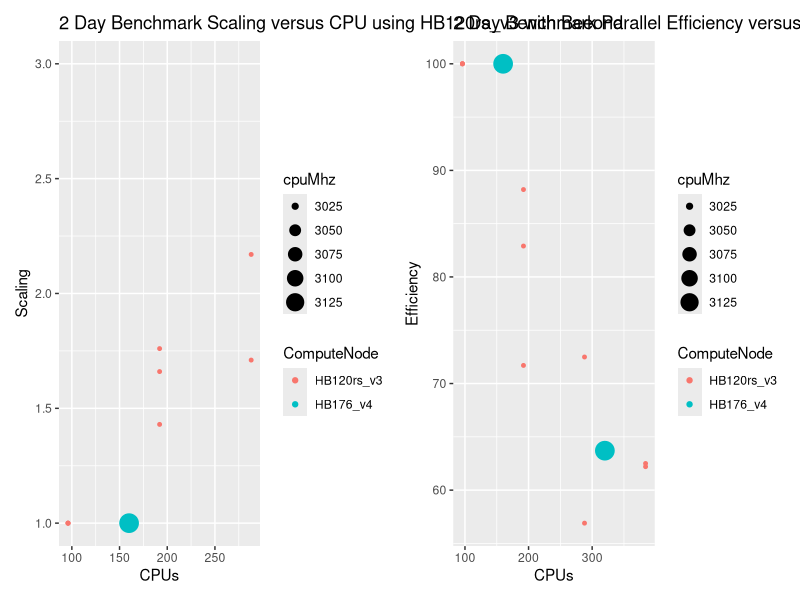

Reproduce this figure in R.
library(ggplot2)
library(patchwork) # To display 2 charts together

# Script author: Liz Adams
# Affiliation: UNC CMAS Center 
# example from http://monashbioinformaticsplatform.github.io/2015-11-30-intro-r/ggplot.html
# 2nd example from https://r-graph-gallery.com/line-chart-dual-Y-axis-ggplot2.html

curr_wd<-getwd()
setwd(curr_wd)
png(file = paste('hbv120_v54_beeond','_','Scaling','_','CPUs','.png',sep=''), width = 1024, height = 768, bg='white')
csv_data<- read.csv("../docs/user_guide_cyclecloud/qa/scaling_HBv120.v54.csv",sep="\t", skip =0, header = TRUE, comment.char = "",check.names = FALSE, quote="", )
print(csv_data)
bad_rows <-
    is.na(csv_data$CPUs) |
    is.na(csv_data$Scaling) |
    is.na(csv_data$Efficiency) |
    is.na(csv_data$MS_Opt_Pin)
p1 <- ggplot(csv_data[!bad_rows,], aes(y=Scaling, x=CPUs, color=ComputeNode, size=cpuMhz)) + xlim ( 96,288 ) + ylim ( 1,3 ) +
    geom_point() + ggtitle("2 Day Benchmark Scaling versus CPU using HB120rs_v3 with Beeond ")


p2 <- ggplot(csv_data[!bad_rows,], aes(y=Efficiency, x=CPUs, color=ComputeNode, size=cpuMhz )) +
    geom_point() + ggtitle("2 Day Benchmark Parallel Efficiency versus CPU using HB120rs_v3 with Beeond")

# Display both charts side by side thanks to the patchwork package
p1 + geom_abline(intercept = 0, slope = .0552) + p2
